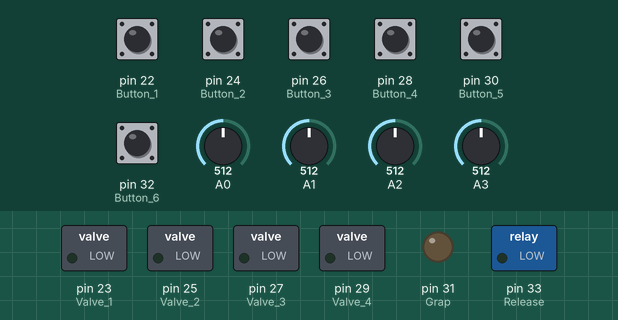
Recording of a sketch running on a simulated Arduino Mega 2560, built with avr-gcc and run on an emulated ATmega2560. On the bench: switched loads named in the sketch (green lamp = pin HIGH), output pins drawn as LEDs (lit = HIGH). The test bench sets the inputs (shaded band); at power-on: pin 22 (Button_1), pin 24 (Button_2), pin 26 (Button_3), pin 28 (Button_4), pin 30 (Button_5), pin 32 (Button_6) LOW, A0 = 512, A1 = 512, A2 = 512, A3 = 512. What the sketch prints to the serial monitor is not drawn.

Above: at 1.2 s.
1.3 s: pin 22 (Button_1) pulled HIGH for 0.15 s
At 1.37 s:
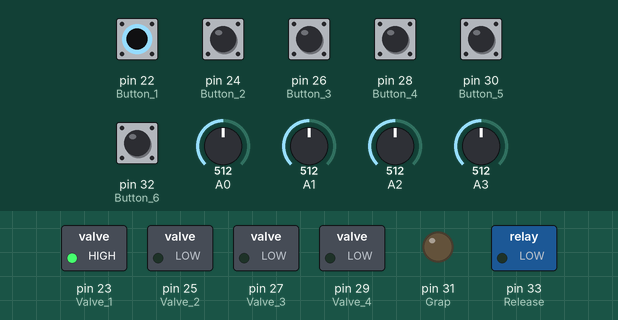
2.9 s: pin 24 (Button_2) pulled HIGH for 0.15 s
At 2.97 s:
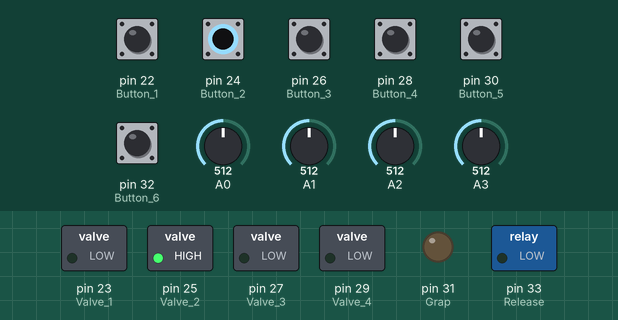
4.5 s: pin 26 (Button_3) pulled HIGH for 0.15 s
At 5.8 s:
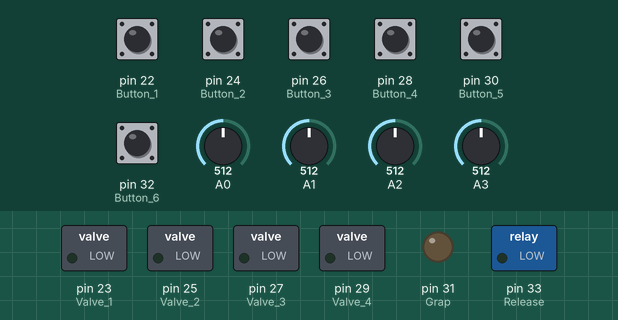
6.1 s: pin 28 (Button_4) pulled HIGH for 0.15 s
At 6.17 s:
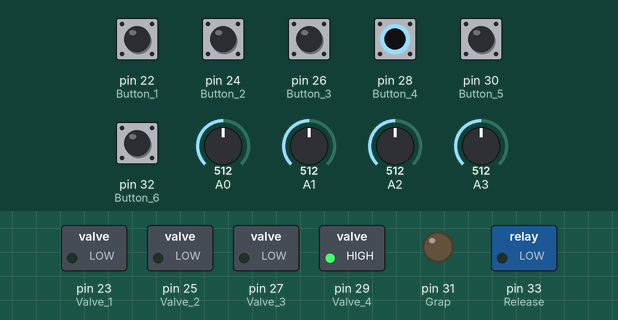
7.7 s: pin 30 (Button_5) pulled HIGH for 0.15 s
At 7.77 s:
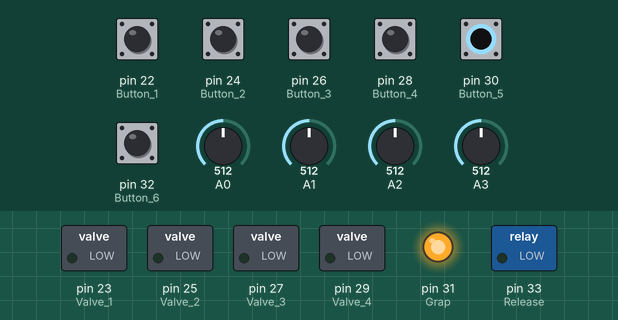
9.3 s: pin 32 (Button_6) pulled HIGH for 0.15 s
At 9.37 s:
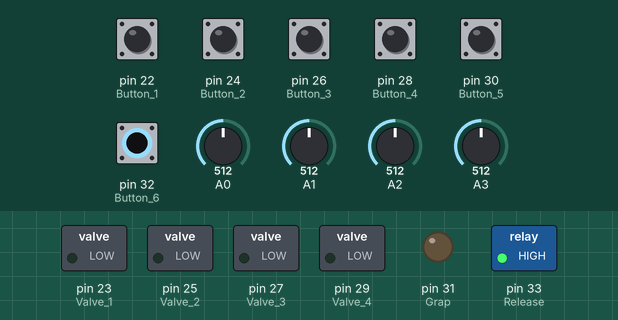
Timing chart, 0 to 11.9 s (numbered marks = the images above; inputs shaded):
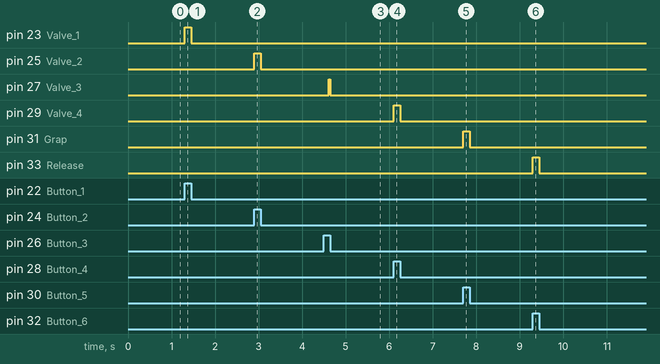

The sketch:

Soft_Robotic_Arm.ino
```cpp
//Pressure Sensor Settings

// Minimum Sensor Voltage:
  float Sensor_Volt_Min = 0.43;
//Maximum Sensor Voltage:
  float Sensor_Volt_Max = 4.5;
//Maximum Sensor Pressure Reading:
  int Sensor_Pressure_Max = 206;
//Pressure Unit:
  String Unit = " kpa";


// Default Serial Monitor Settings
// 1 - Pressure & Valve
// 2 - Button
int Serial_Output = 1;


// Valves are Open by Default
int Valve_Default_Open = 0;
```

a_Setup.ino
```cpp
char *Valve_State[] = {"Closed", "Opened"};

int i = 2;
int n;
int Valve_1;
int Valve_2;
int Valve_3;
int Valve_4;

int FO_Valve_1;
int FO_Valve_2;
int FO_Valve_3;
int FO_Valve_4;

float Pressure_1;
float Pressure_2;
float Pressure_3;
float Pressure_4;

int Button_1;
int Button_2;
int Button_3;
int Button_4;
int Button_5;
int Button_6;

int Valve_Stat = 1;
int Pressure_Valve_Stat;
int Button_Stat;

void setup() {
  Serial.begin(9600); // Serial Output Band

  pinMode(22, INPUT); // Button 1
  pinMode(24, INPUT); // Button 2
  pinMode(26, INPUT); // Button 3
  pinMode(28, INPUT); // Button 4
  pinMode(30, INPUT); // Button 5
  pinMode(32, INPUT); // Button 6

  pinMode(23, OUTPUT); // Valve 1
  pinMode(25, OUTPUT); // Valve 2
  pinMode(27, OUTPUT); // Valve 3
  pinMode(29, OUTPUT); // Valve 4
  pinMode(31, OUTPUT); // Grap
  pinMode(33, OUTPUT); // Release


  switch (Serial_Output) {
    case 1:
      Pressure_Valve_Stat = 1;
      Valve_Stat = 1;
      break;
    case 2:
      Button_Stat = 1;
      break;
  }
}
```

b_Loop.ino
```cpp
void loop() {
  serialOut();
  serialIn();

  // Read Raw Voltage Data from Pressure Sensors
  float Raw_Volt_Pressure_1 = analogRead(A0);
  float Raw_Volt_Pressure_2 = analogRead(A1);
  float Raw_Volt_Pressure_3 = analogRead(A2);
  float Raw_Volt_Pressure_4 = analogRead(A3);


  // Convert Raw Voltage Data to Voltage
  float Volt_Pressure_1 = Raw_Volt_Pressure_1 * (5.0 / 1023.0);
  float Volt_Pressure_2 = Raw_Volt_Pressure_2 * (5.0 / 1023.0);
  float Volt_Pressure_3 = Raw_Volt_Pressure_3 * (5.0 / 1023.0);
  float Volt_Pressure_4 = Raw_Volt_Pressure_4 * (5.0 / 1023.0);

  // Formula to convert Voltage to Pressure
  Pressure_1 = (Sensor_Pressure_Max * (Volt_Pressure_1 - Sensor_Volt_Min) / (Sensor_Volt_Max - Sensor_Volt_Min));
  Pressure_2 = (Sensor_Pressure_Max * (Volt_Pressure_2 - Sensor_Volt_Min) / (Sensor_Volt_Max - Sensor_Volt_Min));
  Pressure_3 = (Sensor_Pressure_Max * (Volt_Pressure_3 - Sensor_Volt_Min) / (Sensor_Volt_Max - Sensor_Volt_Min));
  Pressure_4 = (Sensor_Pressure_Max * (Volt_Pressure_4 - Sensor_Volt_Min) / (Sensor_Volt_Max - Sensor_Volt_Min));

  ///////////////////////////////////////////////////////////////
  ///////////////////////////////////////////////////////////////

  Button_1 = digitalRead(22); // Forw
  Button_2 = digitalRead(24); // Back
  Button_3 = digitalRead(26); // Left
  Button_4 = digitalRead(28); // Right
  Button_5 = digitalRead(30); // Grap
  Button_6 = digitalRead(32); // Release

  if (Valve_Default_Open == 0) {
    // Forward
    if (Button_1 == 1) {
      digitalWrite(23, HIGH);
    } else {
      digitalWrite(23, LOW);
    }
    // Backward
    if (Button_2 == 1) {
      digitalWrite(25, HIGH);
    } else {
      digitalWrite(25, LOW);
    }
    // Left
    if (Button_3 == 1) {
      digitalWrite(27, HIGH);
    } else {
      digitalWrite(27, LOW);
    }
    // Right
    if (Button_4 == 1) {
      digitalWrite(29, HIGH);
    } else {
      digitalWrite(29, LOW);
    }
  }
  else if (Valve_Default_Open == 1) {
    if (Button_1 == 1) {
      digitalWrite(23, LOW);
    } else {
      digitalWrite(23, HIGH);
    }
    if (Button_2 == 1) {
      digitalWrite(25, LOW);
    } else {
      digitalWrite(25, HIGH);
    }
    if (Button_3 == 1) {
      digitalWrite(27, LOW);
    } else {
      digitalWrite(27, HIGH);
    }
    if (Button_4 == 1) {
      digitalWrite(29, LOW);
    } else {
      digitalWrite(29, HIGH);
    }
  }

  // Grab
  if (Button_5 == 1 && Button_6 == 0) {
    digitalWrite(31, HIGH);
  }
  // Release
  else if (Button_6 == 1 && Button_5 == 0) {
    digitalWrite(33, HIGH);
  }
  else {
    digitalWrite(31, LOW);
    digitalWrite(33, LOW);
  }
  ///////////////////////////////////////////////////////////////
  ///////////////////////////////////////////////////////////////

  // Fail Safe
  // Disabled as program finished before could test it
  /*
    if (Pressure_1 < 30) {
      Valve_1 = 1;
      digitalWrite(2, HIGH);
    }
    else {
      Valve_1 = 0;
      digitalWrite(2, LOW);
    }

    if (Pressure_2 < 30) {
      Valve_2 = 1;
      digitalWrite(3, HIGH);
    }
    else {
      Valve_2 = 0;
      digitalWrite(3, LOW);
    }

    if (Pressure_3 < 30) {
      Valve_3 = 1;
      digitalWrite(4, HIGH);
    }
    else {
      Valve_3 = 0;
      digitalWrite(4, LOW);
    }

    if (Pressure_4 < 30) {
      Valve_4 = 1;
      digitalWrite(5, HIGH);
    }
    else {
      Valve_4 = 0;
      digitalWrite(5, LOW);
    }
  */
}
```

c_Serial_In.ino
```cpp
void serialIn() {

  if (Serial.available()) { // If we recieved anything
    String str = Serial.readString(); // Record data into string

    // Compare input
    if (str.indexOf("Pressure") > 0) {
      Serial.println("-------------------");
      Pressure_Valve_Stat = !Pressure_Valve_Stat;
      Button_Stat = !Pressure_Valve_Stat;
    }
    else if (str.indexOf("Valve") > 0) {
      Valve_Stat = !Valve_Stat;
      if (Pressure_Valve_Stat == 0) {
        Pressure_Valve_Stat = 1;
        Valve_Stat = 1;
        Button_Stat = 0;
      }

    }
    else if (str.indexOf("Button") > 0) {
      Button_Stat = !Button_Stat;
      Pressure_Valve_Stat = !Button_Stat;
      Serial.println("-------------------");
    }
    else if (str.indexOf("Off") > 0) {
      Pressure_Valve_Stat = 0;
      Button_Stat = 0;
    }
    else if (str.indexOf("On") > 0) {
      Pressure_Valve_Stat = 1;
      Button_Stat = 0;
    }
  }

}
```

c_Serial_Out.ino
```cpp
// Serial Monitor Output
void serialOut() {
  n++;
  // PRESSURE ---------------------------------------------------------
  if (Pressure_Valve_Stat == 1) {
    if (n >= 1000) {
      Serial.print("Pressure Sensor 1 = ");
      Serial.print(Pressure_1);
      Serial.println(Unit);
      if (Valve_Stat == 1) {
        Serial.print("Valve Status: ");
        Serial.println(Valve_State[Valve_1]);
      } else {
        Serial.println("");
      }
      Serial.println("");

      Serial.print("Pressure Sensor 2 = ");
      Serial.print(Pressure_2);
      Serial.println(Unit);
      if (Valve_Stat == 1) {
        Serial.print("Valve Status: ");
        Serial.println(Valve_State[Valve_2]);
      } else {
        Serial.println("");
      }
      Serial.println("");

      Serial.print("Pressure Sensor 3 = ");
      Serial.print(Pressure_3);
      Serial.println(Unit);
      if (Valve_Stat == 1) {
        Serial.print("Valve Status: ");
        Serial.println(Valve_State[Valve_3]);
      } else {
        Serial.println("");
      }
      Serial.println("");

      Serial.print("Pressure Sensor 4 = ");
      Serial.print(Pressure_4);
      Serial.println(Unit);
      if (Valve_Stat == 1) {
        Serial.print("Valve Status: ");
        Serial.println(Valve_State[Valve_4]);
      } else {
        Serial.println("");
      }
      Serial.println("");
      Serial.println("");
      Serial.println("");

      n = 0;
    }
  }
  // BUTTONS ------------------------------------------------------
  if (Button_Stat == 1) {
    if (n >= 500) {
      Serial.println("");
      Serial.println("");
      Serial.println("");
      Serial.print("Button 1: ");
      Serial.println(Button_1);
      Serial.println("");
      Serial.print("Button 2: ");
      Serial.println(Button_2);
      Serial.println("");
      Serial.print("Button 3: ");
      Serial.println(Button_3);
      Serial.println("");
      Serial.print("Button 4: ");
      Serial.println(Button_4);
      Serial.println("");
      Serial.print("Button 5: ");
      Serial.println(Button_5);
      Serial.println("");
      Serial.print("Button 6: ");
      Serial.println(Button_6);

      n = 0;
    }
  }
}
```

Measured:
- after the input at 1.3 s, pin 23 (Valve_1): LOW → HIGH at once, → LOW 0.15 s later
- after the input at 2.9 s, pin 25 (Valve_2): LOW → HIGH at once, → LOW 0.15 s later
- after the input at 4.5 s, pin 27 (Valve_3): LOW → HIGH after 0.11 s, → LOW 0.04 s later
- after the input at 6.1 s, pin 29 (Valve_4): LOW → HIGH at once, → LOW 0.15 s later
- after the input at 7.7 s, pin 31 (Grap): LOW → HIGH at once, → LOW 0.15 s later
- after the input at 9.3 s, pin 33 (Release): LOW → HIGH at once, → LOW 0.15 s later
